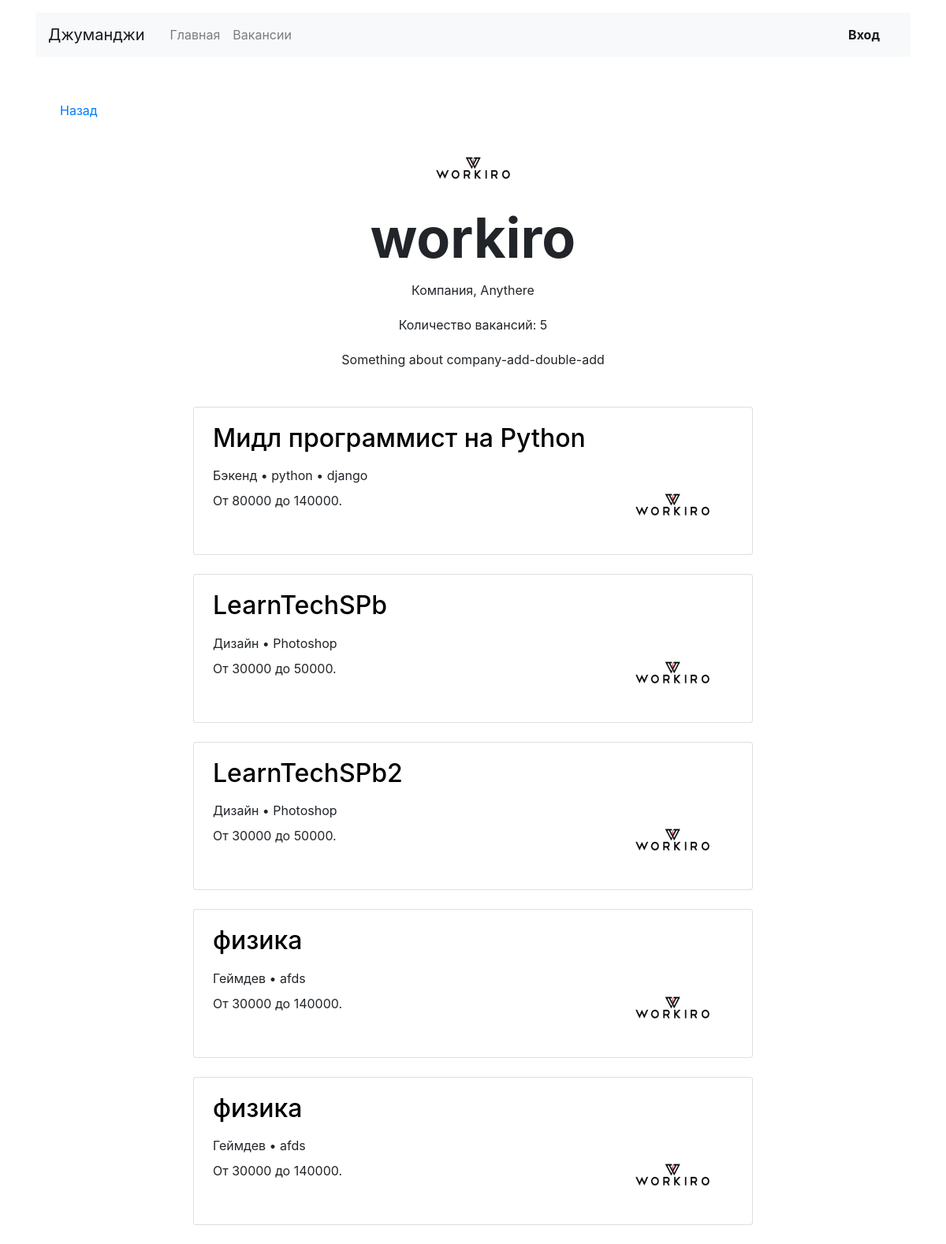
/companies/1/, run on the app's committed database.
### vacancies/models.py (models this page shows, shortened)
class Company(models.Model):
    name = models.CharField(max_length=100)
    location = models.CharField(max_length=100)
    logo = models.ImageField(upload_to='MEDIA_COMPANY_IMAGE_DIR', null=True, default='60x60.png')
    description = models.CharField(max_length=300)
    employee_count = models.TextField()
    class Meta:
        verbose_name = 'компания'
        verbose_name_plural = 'компании'

class Vacancy(models.Model):
    title = models.CharField(max_length=100, verbose_name='название вакансии')
    specialty = models.ForeignKey(Specialty, default=id(0), on_delete=models.CASCADE,
                                   related_name='speciality_vacancies')
    company = models.ForeignKey(Company, default=id(0), on_delete=models.CASCADE, related_name='company_vacancies')
    skills = models.TextField()
    description = models.CharField(max_length=300, verbose_name='описание вакансии')
    salary_min = models.IntegerField(verbose_name='зарплата от')
    salary_max = models.IntegerField(verbose_name='зарплата до')
    publish_date = models.DateField(verbose_name='дата публикации')
    class Meta:
        verbose_name = 'вакансия'
        verbose_name_plural = 'вакансии'

class Specialty(models.Model):
    code = models.CharField(max_length=30, default='frontend')
    title = models.CharField(max_length=100, default='Фронтенд')
    picture = models.ImageField(upload_to='MEDIA_SPECIALITY_IMAGE_DIR', default='60x60.png')
    class Meta:
        verbose_name = 'специальность'
        verbose_name_plural = 'специальности'

### vacancies/views.py (the view)
# urls.py: path('companies/<int:id>/', CompanyJobView.as_view(), name='company_job_view'),
class CompanyJobView(View):
    def get(self, request, id):
        context = {}
        company = Company.objects.filter(id=id).first()
        context['company'] = company
        vacancies = Vacancy.objects.filter(company=id)
        context['count'] = len(vacancies)
        context['vacancies'] = vacancies
        for vacancy in context['vacancies']:
            vacancy.skills = vacancy.skills.split(',')
        return render(request, 'vacancies/company.html', context)

### vacancies/context_processors.py (called while the page is built)
def variable_to_context(request):
    return {
        'menu_titles': {
            'Главная': 'main_view',
            'Вакансии': 'vacancies_view'
        },
        'dropdown_menu': {
            'Резюме': 'my_resume_view',
            'Компания': 'my_company_view',
            'Выйти': 'logout_view'
        },
        'searches': ['Python', 'Flask', 'Django', 'Парсинг', 'ML'],
        'register_form': {
            'username': 'Никнейм',
            'first_name': 'Имя',
            'last_name': 'Фамилия',
            'email': 'Электронная почта',
            'password': 'Пароль'
        }
    }

### vacancies/templates/vacancies/company.html (shortened to what this page needs)
<!DOCTYPE html>
<html lang="ru">
<head>
  <link rel="stylesheet" href="https://stackpath.bootstrapcdn.com/bootstrap/4.3.1/css/bootstrap.min.css">
</head>
<body>
  {% extends 'base.html' %}
  {% block menu %} {{ block.super }}
  <main class="container mt-3">
    <div class="navbar mt-5">
      <p><a href="#">Назад</a></p>
    </div>
    <section>
      <div class="text-center">
        <img src="{{ company.logo.url }}" width="130" height="80" alt="">
      </div>
      <h1 class="h1 text-center mx-auto mt-0 pt-1" style="font-size: 70px;"><strong>{{ company.name }}</strong></h1>
      <p class="text-center pt-1">Компания, {{ company.location }}</p>
      <p class="text-center pt-1">Количество вакансий: {{ count }}</p>
      <p class="text-center pt-1">{{ company.description }}</p>
      <div class="row mt-5">
        <div class="col-12 col-lg-8 offset-lg-2 m-auto">
          {% for vacancy in vacancies %}
          <div class="card mb-4">
            <div class="card-body px-4">
              <div class="row">
                <div class="col-12 col-md-8 col-lg-9">
                  <a class="stretched-link" style="color: black; text-decoration: none;" href="{% url 'jobs_view' id=vacancy.id %}"><h2 class="h2 pb-2">{{ vacancy.title }}</h2></a>
                  <p class="mb-2">{{ vacancy.specialty.title }}{% for skill in vacancy.skills %} • {{ skill }}{% endfor %}</p>
                  <p>От {{ vacancy.salary_min }} до {{ vacancy.salary_max }}.</p>
                  <p class="text-muted pt-1">{{ vacancy.date }}</p>
                </div>
                <div class="col-12 col-md-4 col-lg-3 d-flex align-items-end">
                  <img src="{{ vacancy.company.logo.url }}" width="130" height="80" alt="">
                </div>
              </div>
            </div>
          </div>
          {% endfor %}
        </div>
      </div>
    </section>
  </main>
  {% endblock %}

### data on the page
Company: logo (picture), name "workiro", location "Anythere", description "Something about company-add-double-add"
Vacancy: title "Мидл программист на Python", specialty "Бэкенд", skills "python" "django", salary_min "80000", salary_max "140000", company.logo (picture)
Vacancy: title "LearnTechSPb", specialty "Дизайн", skills "Photoshop", salary_min "30000", salary_max "50000", company.logo (picture)
Vacancy: title "LearnTechSPb2", specialty "Дизайн", skills "Photoshop", salary_min "30000", salary_max "50000", company.logo (picture)
Vacancy: title "физика", specialty "Геймдев", skills "afds", salary_min "30000", salary_max "140000", company.logo (picture)
Vacancy: title "физика", specialty "Геймдев", skills "afds", salary_min "30000", salary_max "140000", company.logo (picture)

### other printed values
{{ title_key }} "Главная" "Вакансии"
{{ count }} "5"
